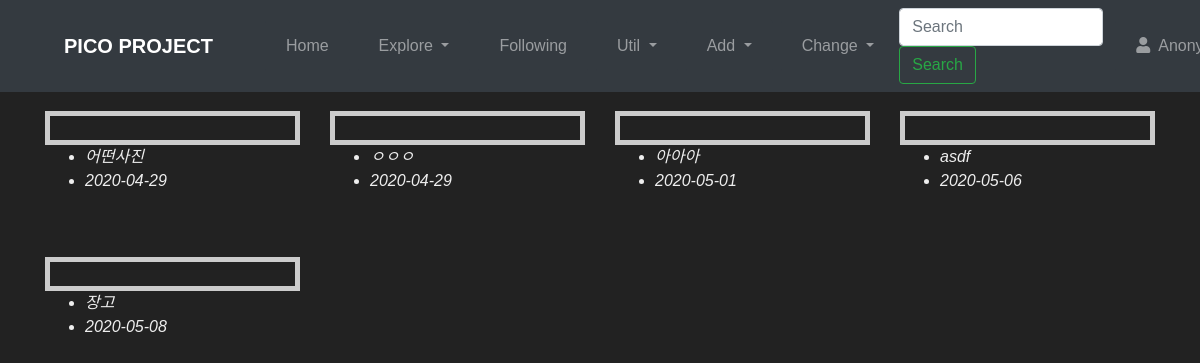
Page /explore/all/ on the earlier database version.
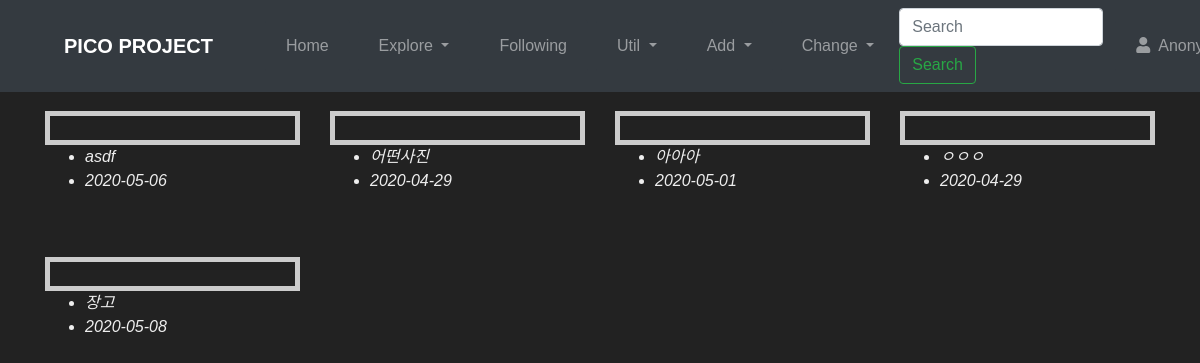
Same page on the later database version.
### photo/models.py (models this page shows, shortened)
class Photo(models.Model):
    title = models.CharField('TITLE', max_length=30)
    description = models.TextField('Photo Description', blank=True)
    tags = TaggableManager(blank=True)
    PICOIN = models.PositiveIntegerField(default=0, verbose_name='PICOIN')
    image = models.ImageField('IMAGE', upload_to='SorlPhoto/%Y')
    upload_dt = models.DateTimeField('Upload Date', auto_now_add=True)
    owner = models.ForeignKey(User, on_delete=models.CASCADE, verbose_name='OWNER', blank=True, null=True)
    def get_absolute_url(self):
        return reverse('photo:photo_detail', args=(self.id,))

### photo/views.py (the view)
# urls.py: path('all/', views.PhotoLVRankAll.as_view(), name='rank_all'),
class PhotoLVRankAll(ListView):
    model = Photo
    def get_queryset(self):
        return Photo.objects.all().order_by('-PICOIN')

### photo/templates/photo/photo_list.html (shortened to what this page needs)
{% extends "base.html" %}
{% load sorl_thumbnail %}
{% block content %}
    <div class="row">
        {% for photo in object_list|slice:":5" %}
        <div class="col-md-3 mb-5">
            <div class="tumbnail">
            </div>
            <ul>
                <li class="font-italic">{{ photo.title }}</li>
                <li class="font-italic">{{ photo.upload_dt|date:"Y-m-d" }}</li>
            </ul>
        </div>
        {% endfor %}
    </div>
{% endblock %}

Differences in the rows shown:
changed Photo "asdf": moves up the list
changed Photo "아아아": moves down the list
